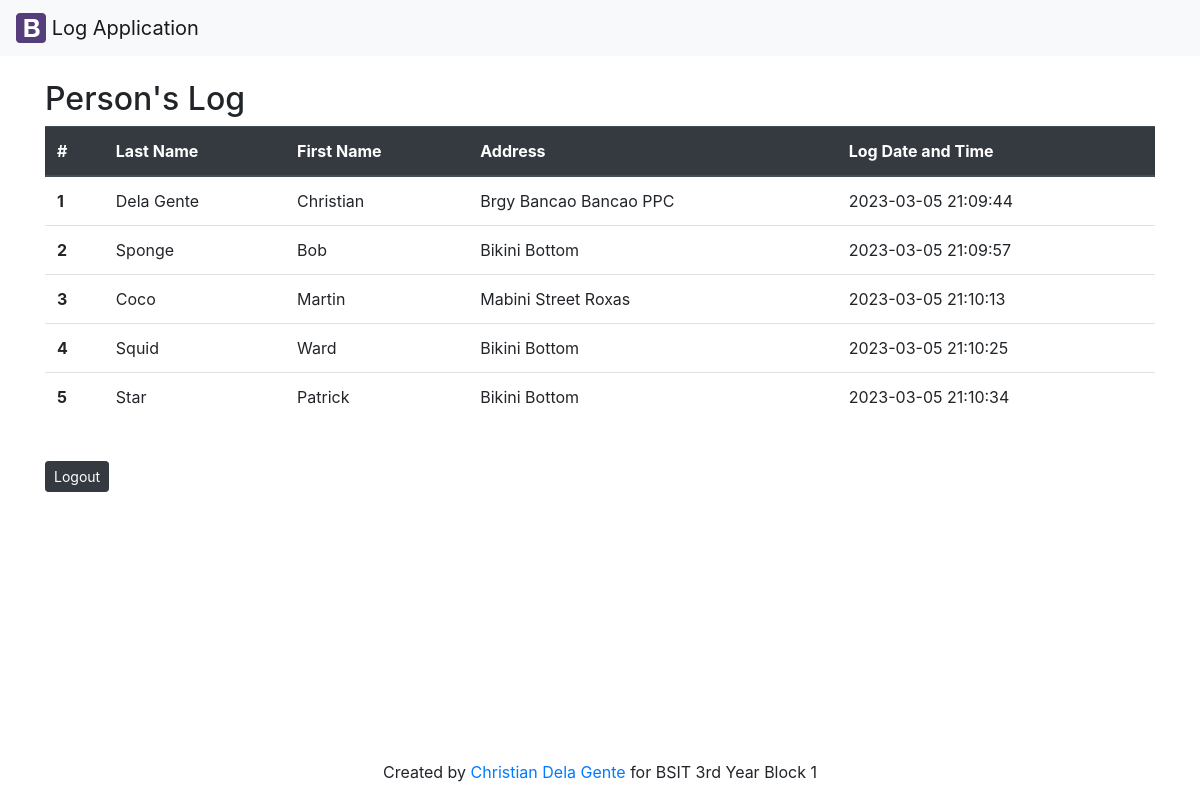
/guestbook-list.php, run on the app's committed database.
### tables this page shows
CREATE TABLE `person` (
  `ID` int NOT NULL AUTO_INCREMENT,
  `Last_name` varchar(32) NOT NULL,
  `First_name` varchar(32) NOT NULL,
  `Address` varchar(64) NOT NULL,
  `Log_date` datetime NOT NULL,
  PRIMARY KEY (`ID`)
);

### guestbook-list.php (the view, shortened to what this page needs)
<?php
require('config/db.php');
$sql = "SELECT ID,Last_name, First_name,Address,Log_date from person";
$result = mysqli_query($conn,$sql);
?>
<?php include('inc/header.php'); ?>
	<div class="container">
    <br/>
		<h2>Person's Log</h2>
        <table class="table">
                <thead class="thead-dark">
                    <tr>
                    <th scope="col">#</th>
                    <th scope="col">Last Name</th>
                    <th scope="col">First Name</th>
                    <th scope="col">Address</th>
                    <th scope="col">Log Date and Time</th>
                    </tr>
                </thead>
			<div class="well">
                <tbody>
                <?php foreach($result as $results) : ?>
                    <tr>
                    <th scope="row"><?php echo $results['ID'];?></th>
                    <td><?php echo $results['Last_name'];?></td>
                    <td><?php echo $results['First_name'];?></td>
                    <td><?php echo $results['Address'];?></td>
                    <td><?php echo $results['Log_date'];?></td>
                    </tr>
                <?php endforeach; ?>
                </tbody>
            </div>
        </table>
        <br/>
            <button type="button" class="btn btn-dark btn-sm" onclick="document.location='guestbook-login.php'">Logout</button>
</div>
<?php include('inc/footer.php'); ?>

### inc/header.php (shortened to what this page needs)
<!DOCTYPE html>
<html lang="en">
<head>
  <link rel="stylesheet" href="https://maxcdn.bootstrapcdn.com/bootstrap/4.5.2/css/bootstrap.min.css">
</head>
<body class="d-flex flex-column min-vh-100">
	<?php include('navbar.php'); ?>

### inc/navbar.php
<nav class="navbar navbar-light bg-light">
  <a class="navbar-brand" href="#">
    <img src="img/bootstrap.svg" width="30" height="30" class="d-inline-block align-top" alt="" loading="lazy">
    Log Application
  </a>
</nav>

### inc/footer.php
<footer class="mastfoot mt-auto" style="text-align: center;">
    <div class="inner">
      <p>Created by <a href="https://github.com/xchan344">Christian Dela Gente</a> for BSIT 3rd Year Block 1</p>
    </div>
</footer>
  </body>
</html>

### data on the page
person: ID "1", Last_name "Dela Gente", First_name "Christian", Address "Brgy Bancao Bancao PPC", Log_date "2023-03-05 21:09:44"
person: ID "2", Last_name "Sponge", First_name "Bob", Address "Bikini Bottom", Log_date "2023-03-05 21:09:57"
person: ID "3", Last_name "Coco", First_name "Martin", Address "Mabini Street Roxas", Log_date "2023-03-05 21:10:13"
person: ID "4", Last_name "Squid", First_name "Ward", Address "Bikini Bottom", Log_date "2023-03-05 21:10:25"
person: ID "5", Last_name "Star", First_name "Patrick", Address "Bikini Bottom", Log_date "2023-03-05 21:10:34"
